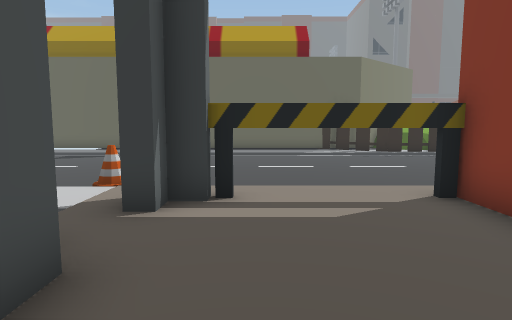
[1] (above)

18 first-person views from a walk through a scene from a Unity 3-D project. The camera is 1.2 m above the floor, tilts 6° down and sees 75° across. The floor is counted in squares, 1 m on a side. Each view is taken from the middle of a square. On the plan, view 1 faces up. The plan holds only what a view shows up to about 14 squares ahead; the rest is blank. The place goes on beyond the plan. The player character is not drawn. Some animated figures are left out.

[2]
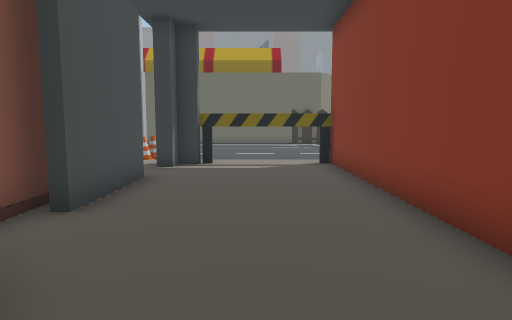

[3]
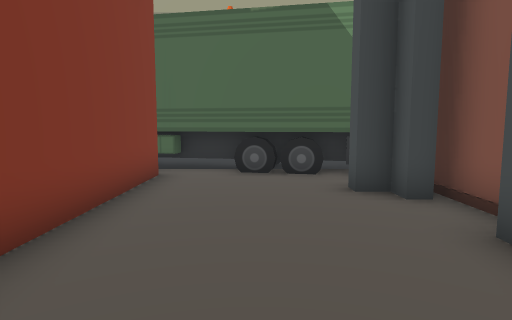

[4]
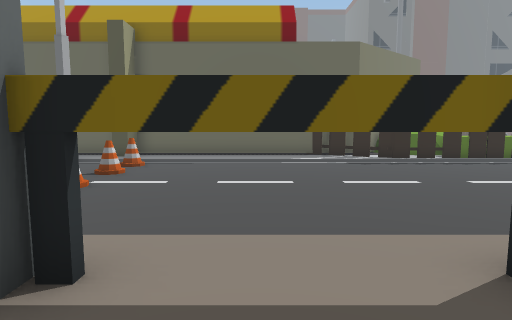

[5]
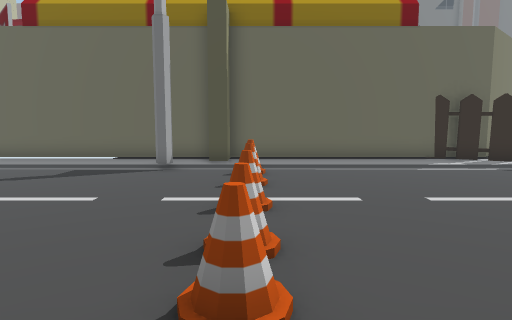

[6]
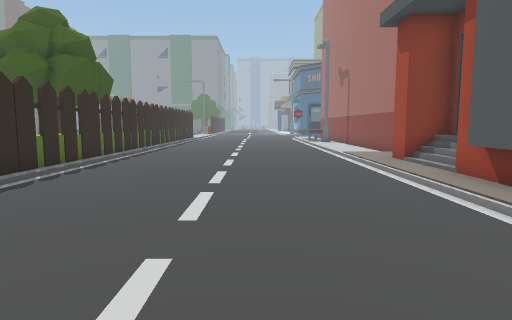

[7]
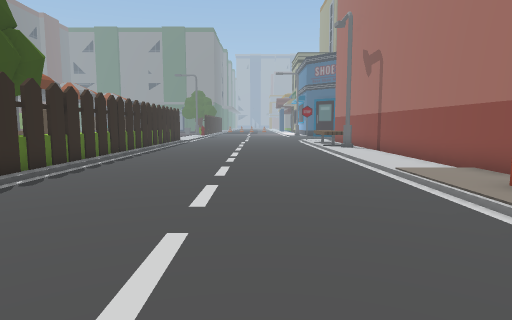

[8]
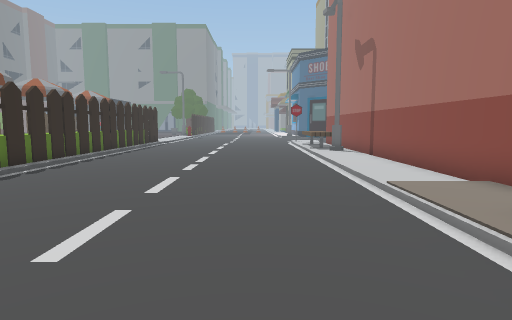

[9]
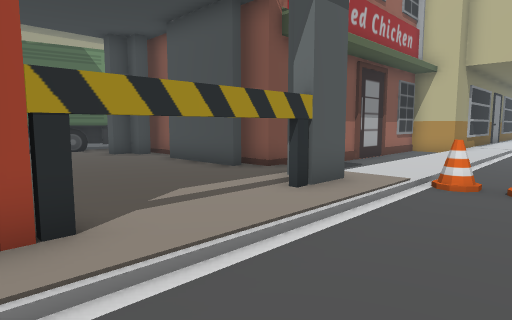

[10]
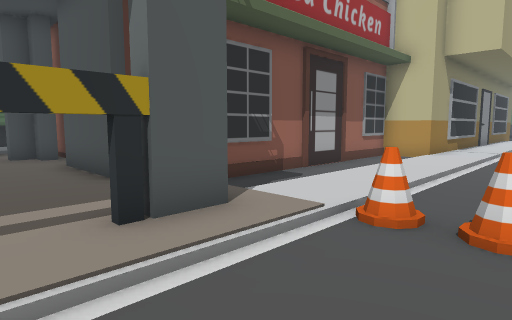

[11]
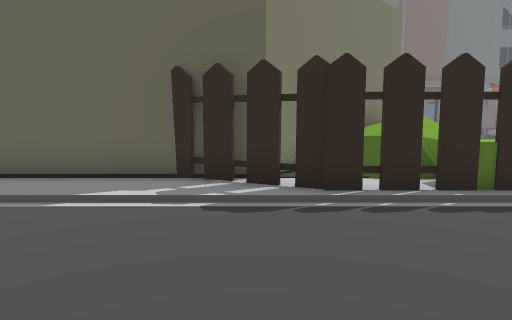

[12]
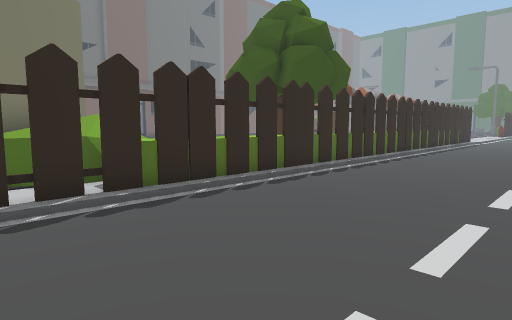

[13]
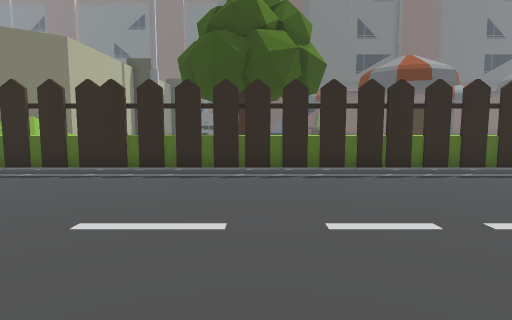

[14]
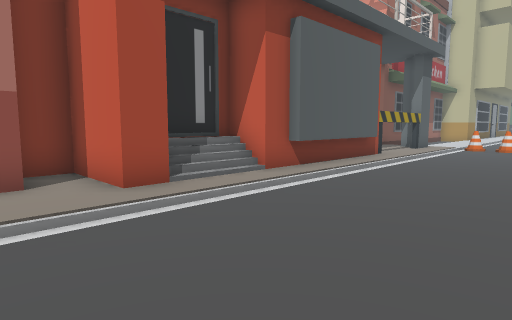

[15]
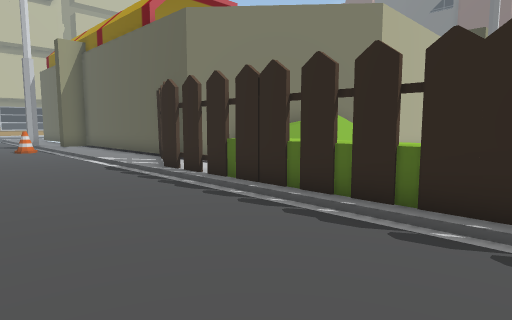

[16]
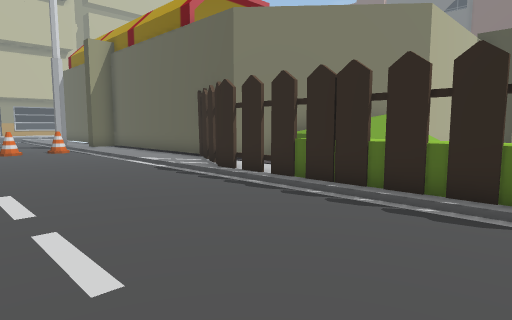

[17]
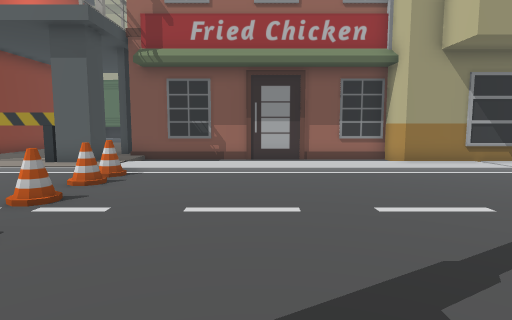

[18]
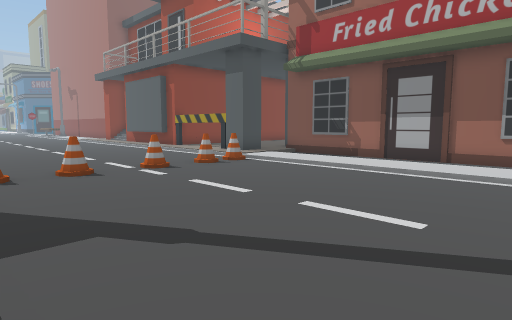

### Floor plan
Key: @ floor where view 1 was taken; # wall or solid block; . main floor; : floor 0.25 m higher than the main floor; / step, stairs or slope; C cone; T thing the floor can be seen under or through; F fence; B building; S streetlight; O other object.
Columns run from 12 left of view 1 to 23 right of it. Each row starts with its distance up from view 1.
 24                      #     OO
 23                      #     OO
 22                      #
 21                      #             O
 20                     OO             O
 19                    OOOO
 18                   #OOOO
 17 ###################OOO
 16  :::::::#::::::::FFFFFFFFFFFFFFFFFFF
 15 //////#/////////////////////////////
 14  ........C..........................
 13 ....................................
 12 .........C..........................
 11 ....................................
 10 .........C..........................
  9 ....................................
  8 .........C..........................
  7 .........C..........................
  6 ::::::::::::::::#####://:::::::::::S
  5 B//////////TTTTT#   ##OO#::////////S
  4 B.........::::::#    ####:BBBBBBBBB
  3 B##########:::::#       ##B
  2           #:::::#
  1           #:::::#
  0           #:@:::#
 -1           #:::::#
 -2           #:::::#
 -3           ##::::#
 -4           #:::::#
 -5            OO:::#
 -6            OOOOOO
 -7
 -8
 -9
-10                ...
-11                ...

Where each view was taken, in squares from view 1:
view 1: 0 up, 0 right, facing up
view 2: 5 down, 1 right, facing up
view 3: 3 up, 1 right, facing down
view 4: 3 up, 1 right, facing up
view 5: 5 up, 3 left, facing up
view 6: 10 up, 2 right, facing right
view 7: 10 up, 7 right, facing right
view 8: 9 up, 9 right, facing right
view 9: 9 up, 4 right, facing down-left
view 10: 9 up, 1 right, facing down-left
view 11: 10 up, 5 right, facing up
view 12: 10 up, 6 right, facing up-right
view 13: 7 up, 17 right, facing up
view 14: 11 up, 15 right, facing down-left
view 15: 11 up, 14 right, facing up-left
view 16: 10 up, 13 right, facing up-left
view 17: 16 up, 7 left, facing down
view 18: 15 up, 12 left, facing down-right
